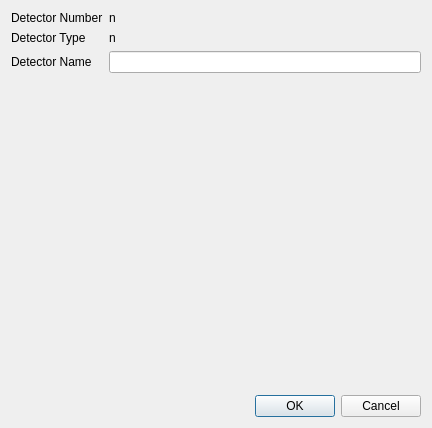
<?xml version="1.0" encoding="UTF-8"?>
<ui version="4.0">
 <class>QxrdFileWatcherDialog</class>
 <widget class="QDialog" name="QxrdFileWatcherDialog">
  <property name="geometry">
   <rect>
    <x>0</x>
    <y>0</y>
    <width>432</width>
    <height>428</height>
   </rect>
  </property>
  <property name="windowTitle">
   <string>Dialog</string>
  </property>
  <property name="modal">
   <bool>false</bool>
  </property>
  <layout class="QGridLayout" name="gridLayout">
   <item row="0" column="0">
    <widget class="QLabel" name="label">
     <property name="text">
      <string>Detector Number</string>
     </property>
    </widget>
   </item>
   <item row="0" column="1">
    <widget class="QLabel" name="m_DetectorNumber">
     <property name="text">
      <string>n</string>
     </property>
    </widget>
   </item>
   <item row="1" column="0">
    <widget class="QLabel" name="label_2">
     <property name="text">
      <string>Detector Type</string>
     </property>
    </widget>
   </item>
   <item row="1" column="1">
    <widget class="QLabel" name="m_DetectorType">
     <property name="text">
      <string>n</string>
     </property>
    </widget>
   </item>
   <item row="2" column="0">
    <widget class="QLabel" name="label_3">
     <property name="text">
      <string>Detector Name</string>
     </property>
    </widget>
   </item>
   <item row="2" column="1">
    <widget class="QLineEdit" name="m_DetectorName"/>
   </item>
   <item row="3" column="0" colspan="2">
    <spacer name="verticalSpacer">
     <property name="orientation">
      <enum>Qt::Vertical</enum>
     </property>
     <property name="sizeHint" stdset="0">
      <size>
       <width>379</width>
       <height>282</height>
      </size>
     </property>
    </spacer>
   </item>
   <item row="4" column="0" colspan="2">
    <widget class="QDialogButtonBox" name="buttonBox">
     <property name="orientation">
      <enum>Qt::Horizontal</enum>
     </property>
     <property name="standardButtons">
      <set>QDialogButtonBox::Cancel|QDialogButtonBox::Ok</set>
     </property>
    </widget>
   </item>
  </layout>
 </widget>
 <resources/>
 <connections>
  <connection>
   <sender>buttonBox</sender>
   <signal>accepted()</signal>
   <receiver>QxrdFileWatcherDialog</receiver>
   <slot>accept()</slot>
   <hints>
    <hint type="sourcelabel">
     <x>248</x>
     <y>254</y>
    </hint>
    <hint type="destinationlabel">
     <x>157</x>
     <y>274</y>
    </hint>
   </hints>
  </connection>
  <connection>
   <sender>buttonBox</sender>
   <signal>rejected()</signal>
   <receiver>QxrdFileWatcherDialog</receiver>
   <slot>reject()</slot>
   <hints>
    <hint type="sourcelabel">
     <x>316</x>
     <y>260</y>
    </hint>
    <hint type="destinationlabel">
     <x>286</x>
     <y>274</y>
    </hint>
   </hints>
  </connection>
 </connections>
</ui>
